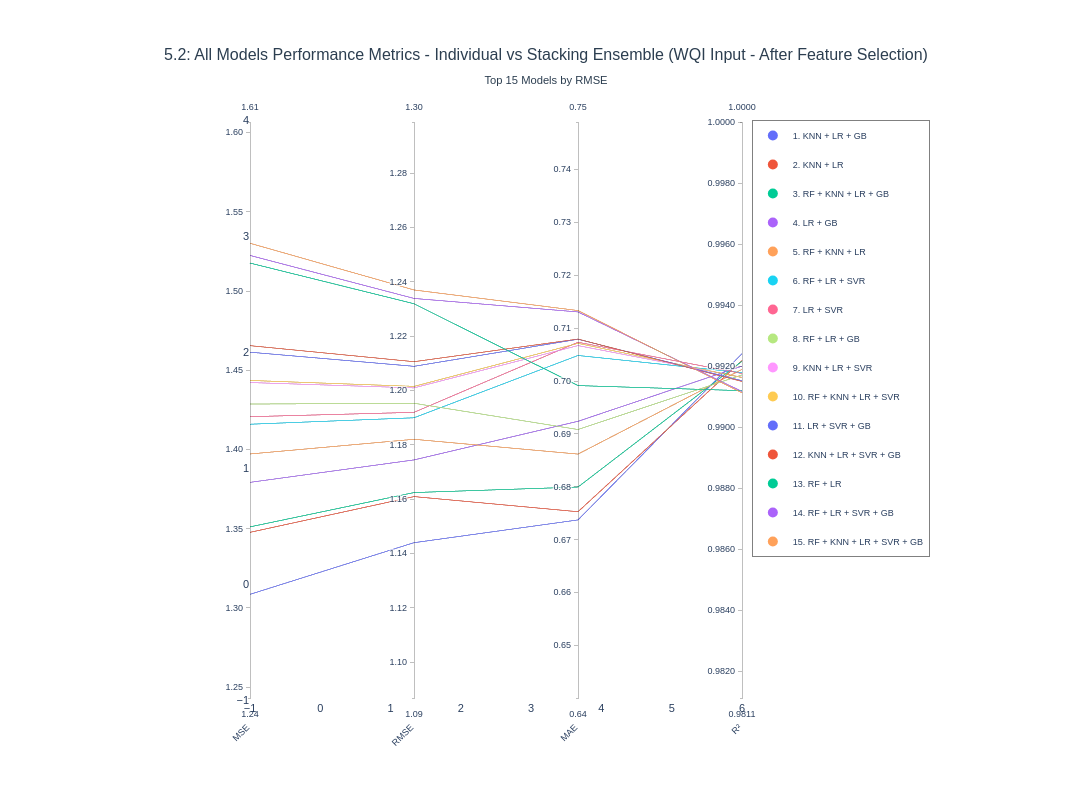

The notebook cell saved with this chart:
### Code cell
fig_all_models_52 = plot_parallel_coordinates_all_models(
    results_df=results_df_WQIInput_retrain,
    metrics_df=metrics_df_WQIInput_retrain,
    title="5.2: All Models Performance Metrics - Individual vs Stacking Ensemble (WQI Input - After Feature Selection)"
 )

fig_all_models_52.show()

### Figure 1 — Plotly figure (JSON) as saved in the notebook; plotly's stock layout.template omitted (floating-point values rounded to 4 significant figures)
{"data": [{"dimensions": [{"label": "MSE", "range": [1.243, 1.607], "tickformat": ".2f", "values": [1.309, 1.348, 1.351, 1.379, 1.397, 1.416, 1.421, 1.429, 1.442, 1.444, 1.461, 1.466, 1.518, 1.522, 1.53]}, {"label": "RMSE", "range": [1.087, 1.299], "tickformat": ".2f", "values": [1.144, 1.161, 1.162, 1.174, 1.182, 1.19, 1.192, 1.195, 1.201, 1.201, 1.209, 1.211, 1.232, 1.234, 1.237]}, {"label": "MAE", "range": [0.64, 0.749], "tickformat": ".2f", "values": [0.6737, 0.6753, 0.68, 0.6924, 0.6862, 0.7048, 0.7073, 0.6908, 0.7067, 0.7071, 0.7079, 0.7079, 0.6991, 0.7131, 0.7133]}, {"label": "R²", "range": [0.9811, 1], "tickformat": ".4f", "values": [0.9924, 0.9922, 0.9922, 0.992, 0.9919, 0.9918, 0.9918, 0.9917, 0.9916, 0.9916, 0.9915, 0.9915, 0.9912, 0.9912, 0.9911]}], "labelangle": -45, "labelside": "bottom", "line": {"color": [0, 1, 2, 3, 4, 5, 6, 7, 8, 9, 10, 11, 12, 13, 14], "colorscale": [[0, "#636EFA"], [0.07143, "#EF553B"], [0.1429, "#00CC96"], [0.2143, "#AB63FA"], [0.2857, "#FFA15A"], [0.3571, "#19D3F3"], [0.4286, "#FF6692"], [0.5, "#B6E880"], [0.5714, "#FF97FF"], [0.6429, "#FECB52"], [0.7143, "#636EFA"], [0.7857, "#EF553B"], [0.8571, "#00CC96"], [0.9286, "#AB63FA"], [1, "#FFA15A"]], "showscale": false}, "type": "parcoords"}, {"hovertemplate": "<b>KNN + LR + GB</b><br>Num Models: 3<br>MSE: 1.3086<br>RMSE: 1.1439<br>MAE: 0.6737<br>R²: 0.9924<br><extra></extra>", "legendgroup": "KNN + LR + GB", "marker": {"color": "#636EFA", "size": 10}, "mode": "markers", "name": "1. KNN + LR + GB", "showlegend": true, "type": "scatter", "x": [null], "y": [null]}, {"hovertemplate": "<b>KNN + LR</b><br>Num Models: 2<br>MSE: 1.3477<br>RMSE: 1.1609<br>MAE: 0.6753<br>R²: 0.9922<br><extra></extra>", "legendgroup": "KNN + LR", "marker": {"color": "#EF553B", "size": 10}, "mode": "markers", "name": "2. KNN + LR", "showlegend": true, "type": "scatter", "x": [null], "y": [null]}, {"hovertemplate": "<b>RF + KNN + LR + GB</b><br>Num Models: 4<br>MSE: 1.3512<br>RMSE: 1.1624<br>MAE: 0.6800<br>R²: 0.9922<br><extra></extra>", "legendgroup": "RF + KNN + LR + GB", "marker": {"color": "#00CC96", "size": 10}, "mode": "markers", "name": "3. RF + KNN + LR + GB", "showlegend": true, "type": "scatter", "x": [null], "y": [null]}, {"hovertemplate": "<b>LR + GB</b><br>Num Models: 2<br>MSE: 1.3793<br>RMSE: 1.1744<br>MAE: 0.6924<br>R²: 0.9920<br><extra></extra>", "legendgroup": "LR + GB", "marker": {"color": "#AB63FA", "size": 10}, "mode": "markers", "name": "4. LR + GB", "showlegend": true, "type": "scatter", "x": [null], "y": [null]}, {"hovertemplate": "<b>RF + KNN + LR</b><br>Num Models: 3<br>MSE: 1.3972<br>RMSE: 1.1820<br>MAE: 0.6862<br>R²: 0.9919<br><extra></extra>", "legendgroup": "RF + KNN + LR", "marker": {"color": "#FFA15A", "size": 10}, "mode": "markers", "name": "5. RF + KNN + LR", "showlegend": true, "type": "scatter", "x": [null], "y": [null]}, {"hovertemplate": "<b>RF + LR + SVR</b><br>Num Models: 3<br>MSE: 1.4160<br>RMSE: 1.1899<br>MAE: 0.7048<br>R²: 0.9918<br><extra></extra>", "legendgroup": "RF + LR + SVR", "marker": {"color": "#19D3F3", "size": 10}, "mode": "markers", "name": "6. RF + LR + SVR", "showlegend": true, "type": "scatter", "x": [null], "y": [null]}, {"hovertemplate": "<b>LR + SVR</b><br>Num Models: 2<br>MSE: 1.4207<br>RMSE: 1.1919<br>MAE: 0.7073<br>R²: 0.9918<br><extra></extra>", "legendgroup": "LR + SVR", "marker": {"color": "#FF6692", "size": 10}, "mode": "markers", "name": "7. LR + SVR", "showlegend": true, "type": "scatter", "x": [null], "y": [null]}, {"hovertemplate": "<b>RF + LR + GB</b><br>Num Models: 3<br>MSE: 1.4287<br>RMSE: 1.1953<br>MAE: 0.6908<br>R²: 0.9917<br><extra></extra>", "legendgroup": "RF + LR + GB", "marker": {"color": "#B6E880", "size": 10}, "mode": "markers", "name": "8. RF + LR + GB", "showlegend": true, "type": "scatter", "x": [null], "y": [null]}, {"hovertemplate": "<b>KNN + LR + SVR</b><br>Num Models: 3<br>MSE: 1.4423<br>RMSE: 1.2009<br>MAE: 0.7067<br>R²: 0.9916<br><extra></extra>", "legendgroup": "KNN + LR + SVR", "marker": {"color": "#FF97FF", "size": 10}, "mode": "markers", "name": "9. KNN + LR + SVR", "showlegend": true, "type": "scatter", "x": [null], "y": [null]}, {"hovertemplate": "<b>RF + KNN + LR + SVR</b><br>Num Models: 4<br>MSE: 1.4436<br>RMSE: 1.2015<br>MAE: 0.7071<br>R²: 0.9916<br><extra></extra>", "legendgroup": "RF + KNN + LR + SVR", "marker": {"color": "#FECB52", "size": 10}, "mode": "markers", "name": "10. RF + KNN + LR + SVR", "showlegend": true, "type": "scatter", "x": [null], "y": [null]}, {"hovertemplate": "<b>LR + SVR + GB</b><br>Num Models: 3<br>MSE: 1.4614<br>RMSE: 1.2089<br>MAE: 0.7079<br>R²: 0.9915<br><extra></extra>", "legendgroup": "LR + SVR + GB", "marker": {"color": "#636EFA", "size": 10}, "mode": "markers", "name": "11. LR + SVR + GB", "showlegend": true, "type": "scatter", "x": [null], "y": [null]}, {"hovertemplate": "<b>KNN + LR + SVR + GB</b><br>Num Models: 4<br>MSE: 1.4655<br>RMSE: 1.2106<br>MAE: 0.7079<br>R²: 0.9915<br><extra></extra>", "legendgroup": "KNN + LR + SVR + GB", "marker": {"color": "#EF553B", "size": 10}, "mode": "markers", "name": "12. KNN + LR + SVR + GB", "showlegend": true, "type": "scatter", "x": [null], "y": [null]}, {"hovertemplate": "<b>RF + LR</b><br>Num Models: 2<br>MSE: 1.5177<br>RMSE: 1.2319<br>MAE: 0.6991<br>R²: 0.9912<br><extra></extra>", "legendgroup": "RF + LR", "marker": {"color": "#00CC96", "size": 10}, "mode": "markers", "name": "13. RF + LR", "showlegend": true, "type": "scatter", "x": [null], "y": [null]}, {"hovertemplate": "<b>RF + LR + SVR + GB</b><br>Num Models: 4<br>MSE: 1.5225<br>RMSE: 1.2339<br>MAE: 0.7131<br>R²: 0.9912<br><extra></extra>", "legendgroup": "RF + LR + SVR + GB", "marker": {"color": "#AB63FA", "size": 10}, "mode": "markers", "name": "14. RF + LR + SVR + GB", "showlegend": true, "type": "scatter", "x": [null], "y": [null]}, {"hovertemplate": "<b>RF + KNN + LR + SVR + GB</b><br>Num Models: 5<br>MSE: 1.5302<br>RMSE: 1.2370<br>MAE: 0.7133<br>R²: 0.9911<br><extra></extra>", "legendgroup": "RF + KNN + LR + SVR + GB", "marker": {"color": "#FFA15A", "size": 10}, "mode": "markers", "name": "15. RF + KNN + LR + SVR + GB", "showlegend": true, "type": "scatter", "x": [null], "y": [null]}], "layout": {"font": {"family": "Arial, sans-serif", "size": 11}, "height": 800, "hovermode": "closest", "legend": {"bgcolor": "rgba(255, 255, 255, 0.95)", "bordercolor": "gray", "borderwidth": 1, "font": {"size": 9}, "orientation": "v", "x": 1.02, "xanchor": "left", "y": 1, "yanchor": "top"}, "margin": {"b": 100, "l": 250, "r": 350, "t": 120}, "paper_bgcolor": "white", "plot_bgcolor": "white", "showlegend": true, "title": {"font": {"color": "#2c3e50", "family": "Arial, sans-serif", "size": 16}, "text": "5.2: All Models Performance Metrics - Individual vs Stacking Ensemble (WQI Input - After Feature Selection)<br><sub>Top 15 Models by RMSE</sub>", "x": 0.5, "xanchor": "center"}, "width": 1400, "xaxis": {"showgrid": false}, "yaxis": {"showgrid": false}}}
